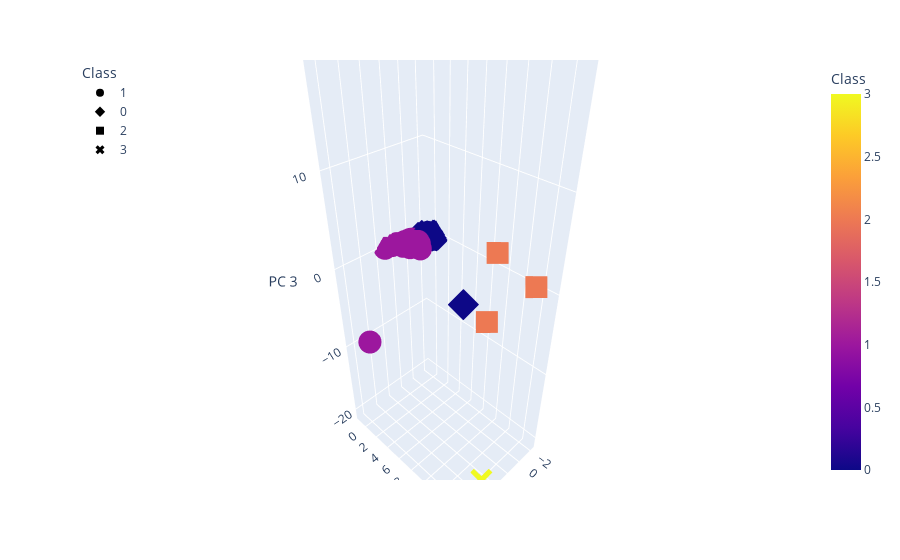

Notebook code cell kept with this figure:
### Markdown cell above
# Visualizing Results

### Code cell
# 3D scatter plot 


fig = px.scatter_3d(clustered_df, x= 'PC 1', y='PC 2',z='PC 3',
                    color='Class', symbol='Class', hover_name='CoinName',
                    hover_data=['Algorithm'])
fig.update_layout(legend = {'x':0,'y':1})
fig.show()

### Figure 1 — Plotly figure (JSON) as saved in the notebook; plotly's stock layout.template omitted (floating-point values rounded to 4 significant figures; data arrays with more than 128 entries replaced by an {"elided": "..."} marker saying what was removed)
{"data": [{"customdata": {"elided": "285x1 str values"}, "hoverlabel": {"namelength": 0}, "hovertemplate": "<b>%{hovertext}</b><br><br>Class=%{marker.color}<br>PC 1=%{x}<br>PC 2=%{y}<br>PC 3=%{z}<br>Algorithm=%{customdata[0]}", "hovertext": {"elided": "285 str values"}, "legendgroup": "1", "marker": {"color": {"elided": "285 int values"}, "coloraxis": "coloraxis", "symbol": "circle"}, "mode": "markers", "name": "1", "scene": "scene", "showlegend": true, "type": "scatter3d", "x": {"elided": "285 float values"}, "y": {"elided": "285 float values"}, "z": {"elided": "285 float values"}}, {"customdata": {"elided": "243x1 str values"}, "hoverlabel": {"namelength": 0}, "hovertemplate": "<b>%{hovertext}</b><br><br>Class=%{marker.color}<br>PC 1=%{x}<br>PC 2=%{y}<br>PC 3=%{z}<br>Algorithm=%{customdata[0]}", "hovertext": {"elided": "243 str values"}, "legendgroup": "0", "marker": {"color": {"elided": "243 int values"}, "coloraxis": "coloraxis", "symbol": "diamond"}, "mode": "markers", "name": "0", "scene": "scene", "showlegend": true, "type": "scatter3d", "x": {"elided": "243 float values"}, "y": {"elided": "243 float values"}, "z": {"elided": "243 float values"}}, {"customdata": [["VeChainThor Authority"], ["Proof-of-BibleHash"], ["Proof-of-Authority"], ["ECC 256K1"]], "hoverlabel": {"namelength": 0}, "hovertemplate": "<b>%{hovertext}</b><br><br>Class=%{marker.color}<br>PC 1=%{x}<br>PC 2=%{y}<br>PC 3=%{z}<br>Algorithm=%{customdata[0]}", "hovertext": ["Vechain", "BiblePay", "Poa Network", "Acute Angle Cloud"], "legendgroup": "2", "marker": {"color": [2, 2, 2, 2], "coloraxis": "coloraxis", "symbol": "square"}, "mode": "markers", "name": "2", "scene": "scene", "showlegend": true, "type": "scatter3d", "x": [2.226, 5.87, 4.855, 0.4343], "y": [11.55, 10.06, 14.22, 15.06], "z": [-2.542, 22.98, 7.338, 2.309]}, {"customdata": [["SHA3-256"]], "hoverlabel": {"namelength": 0}, "hovertemplate": "<b>%{hovertext}</b><br><br>Class=%{marker.color}<br>PC 1=%{x}<br>PC 2=%{y}<br>PC 3=%{z}<br>Algorithm=%{customdata[0]}", "hovertext": ["Fiii"], "legendgroup": "3", "marker": {"color": [3], "coloraxis": "coloraxis", "symbol": "x"}, "mode": "markers", "name": "3", "scene": "scene", "showlegend": true, "type": "scatter3d", "x": [5.235], "y": [14.6], "z": [-20.33]}], "layout": {"coloraxis": {"colorbar": {"title": {"text": "Class"}}, "colorscale": [[0, "#0d0887"], [0.1111, "#46039f"], [0.2222, "#7201a8"], [0.3333, "#9c179e"], [0.4444, "#bd3786"], [0.5556, "#d8576b"], [0.6667, "#ed7953"], [0.7778, "#fb9f3a"], [0.8889, "#fdca26"], [1, "#f0f921"]]}, "legend": {"title": {"text": "Class"}, "tracegroupgap": 0, "x": 0, "y": 1}, "margin": {"t": 60}, "scene": {"domain": {"x": [0, 1], "y": [0, 1]}, "xaxis": {"title": {"text": "PC 1"}}, "yaxis": {"title": {"text": "PC 2"}}, "zaxis": {"title": {"text": "PC 3"}}}}}
